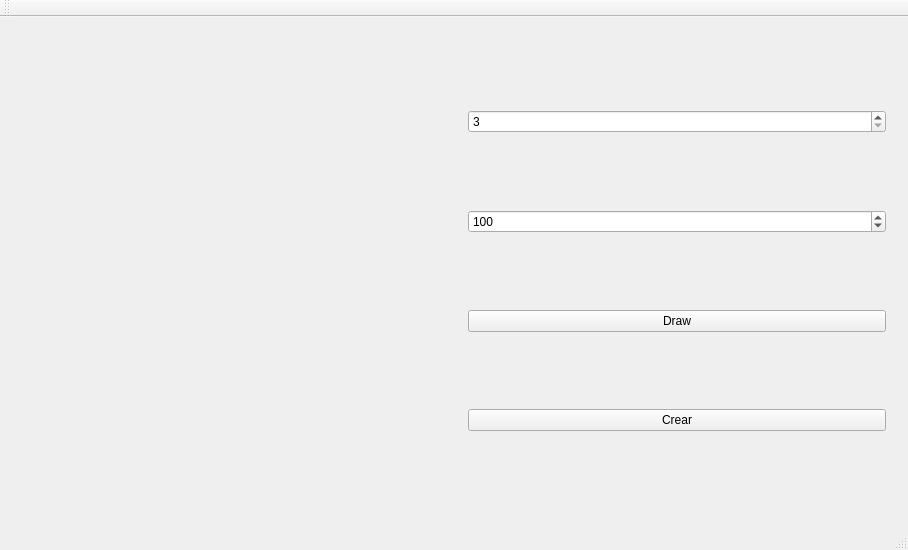
<?xml version="1.0" encoding="UTF-8"?>
<ui version="4.0">
 <class>MainWindow</class>
 <widget class="QMainWindow" name="MainWindow">
  <property name="geometry">
   <rect>
    <x>0</x>
    <y>0</y>
    <width>908</width>
    <height>550</height>
   </rect>
  </property>
  <property name="windowTitle">
   <string>Polygons drawing ICMC-USP</string>
  </property>
  <widget class="QWidget" name="centralWidget">
   <layout class="QHBoxLayout" name="horizontalLayout">
    <item>
     <widget class="DrawingArea" name="drawingAreaWidget" native="true"/>
    </item>
    <item>
     <widget class="QWidget" name="widget" native="true">
      <layout class="QVBoxLayout" name="verticalLayout">
       <item>
        <widget class="QSpinBox" name="sidesSpinBox">
         <property name="accessibleDescription">
          <string/>
         </property>
         <property name="minimum">
          <number>3</number>
         </property>
        </widget>
       </item>
       <item>
        <widget class="QSpinBox" name="radiusSpinBox">
         <property name="maximum">
          <number>200</number>
         </property>
         <property name="value">
          <number>100</number>
         </property>
        </widget>
       </item>
       <item>
        <widget class="QPushButton" name="drawPushButton">
         <property name="text">
          <string>Draw</string>
         </property>
        </widget>
       </item>
       <item>
        <widget class="QPushButton" name="clearPushButton">
         <property name="text">
          <string>Crear</string>
         </property>
        </widget>
       </item>
      </layout>
     </widget>
    </item>
   </layout>
  </widget>
  <widget class="QMenuBar" name="menuBar">
   <property name="geometry">
    <rect>
     <x>0</x>
     <y>0</y>
     <width>908</width>
     <height>20</height>
    </rect>
   </property>
  </widget>
  <widget class="QToolBar" name="mainToolBar">
   <attribute name="toolBarArea">
    <enum>TopToolBarArea</enum>
   </attribute>
   <attribute name="toolBarBreak">
    <bool>false</bool>
   </attribute>
  </widget>
  <widget class="QStatusBar" name="statusBar"/>
 </widget>
 <layoutdefault spacing="6" margin="11"/>
 <customwidgets>
  <customwidget>
   <class>DrawingArea</class>
   <extends>QWidget</extends>
   <header location="global">drawingarea.h</header>
   <container>1</container>
  </customwidget>
 </customwidgets>
 <resources/>
 <connections/>
</ui>
